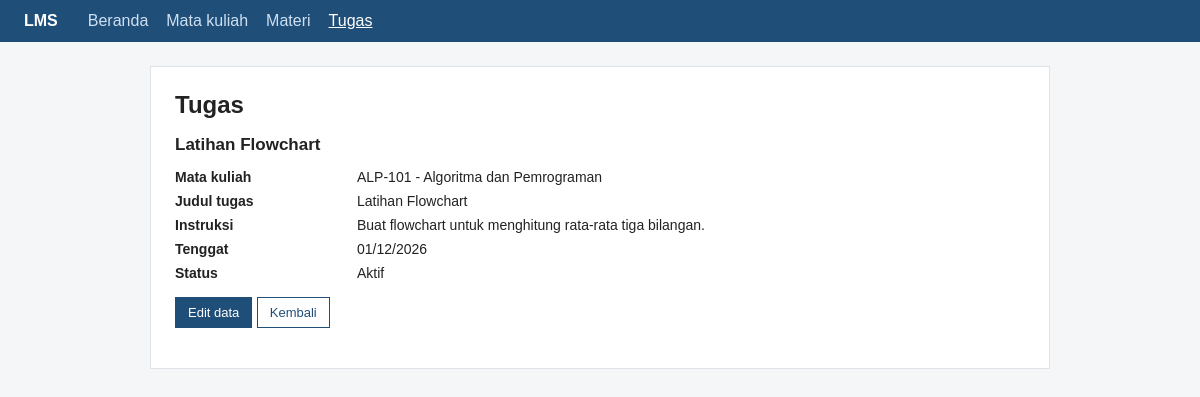
Screenshot of /tugas_detail.php?id=1 with the database file from the repository.
### tables this page shows
CREATE TABLE IF NOT EXISTS tugas (
  id INT UNSIGNED AUTO_INCREMENT PRIMARY KEY,
  mata_kuliah_id INT UNSIGNED NOT NULL,
  judul VARCHAR(150) NOT NULL,
  instruksi TEXT NOT NULL,
  tenggat DATE NOT NULL,
  status VARCHAR(20) NOT NULL,
  FOREIGN KEY (mata_kuliah_id) REFERENCES mata_kuliah(id) ON DELETE RESTRICT
);

CREATE TABLE IF NOT EXISTS mata_kuliah (
  id INT UNSIGNED AUTO_INCREMENT PRIMARY KEY,
  kode VARCHAR(20) NOT NULL UNIQUE,
  nama VARCHAR(100) NOT NULL,
  dosen VARCHAR(100) NOT NULL,
  semester TINYINT UNSIGNED NOT NULL
);

### tugas_detail.php (the view, shortened to what this page needs)
<?php
require 'koneksi.php';
$id = valid_id($_GET['id'] ?? null);
$st = $conn->prepare('SELECT t.id, t.judul, t.instruksi, t.tenggat, t.status, k.kode, k.nama FROM tugas t JOIN mata_kuliah k ON k.id = t.mata_kuliah_id WHERE t.id = ?');
$st->bind_param('i', $id);
$st->execute();
$d = $st->get_result()->fetch_assoc();
?>
<h1>Tugas</h1>
<h2><?= e($d['judul']) ?></h2>
<dl class="detail">
    <dt>Mata kuliah</dt>
    <dd><?= e($d['kode']) ?> - <?= e($d['nama']) ?></dd>
    <dt>Judul tugas</dt>
    <dd><?= e($d['judul']) ?></dd>
    <dt>Instruksi</dt>
    <dd><?= nl2br(e($d['instruksi'])) ?></dd>
    <dt>Tenggat</dt>
    <dd><?= e(tgl($d['tenggat'])) ?></dd>
    <dt>Status</dt>
    <dd><?= e($d['status']) ?></dd>
</dl>
<p>
    <a class="btn pri" href="tugas_form.php?id=<?= (int)$d['id'] ?>">Edit data</a>
    <a class="btn" href="tugas.php">Kembali</a>
</p>

### style.css (style rules this page uses)
* { box-sizing: border-box; }
body { font-family: Arial, Helvetica, sans-serif; background: #f4f6f8; color: #222; margin: 0; }
h1 { font-size: 24px; margin-top: 0; }
h2 { font-size: 17px; }
.btn { display: inline-block; padding: 7px 12px; border: 1px solid #1f4e79; background: #fff; color: #1f4e79; text-decoration: none; font-size: 13px; cursor: pointer; font-family: inherit; }
.btn.pri { background: #1f4e79; color: #fff; }
.detail { display: grid; grid-template-columns: 170px 1fr; gap: 8px 12px; font-size: 14px; }
.detail dt { font-weight: bold; }
.detail dd { margin: 0; }

### rows the page displays
tugas: judul "Latihan Flowchart", mata_kuliah.kode "ALP-101", mata_kuliah.nama "Algoritma dan Pemrograman", instruksi "Buat flowchart untuk menghitung rata-rata tiga bilangan.", tenggat "01/12/2026", status "Aktif"

### other values shown
$l "Beranda"
$l "Mata kuliah"
$l "Materi"
$l "Tugas"
